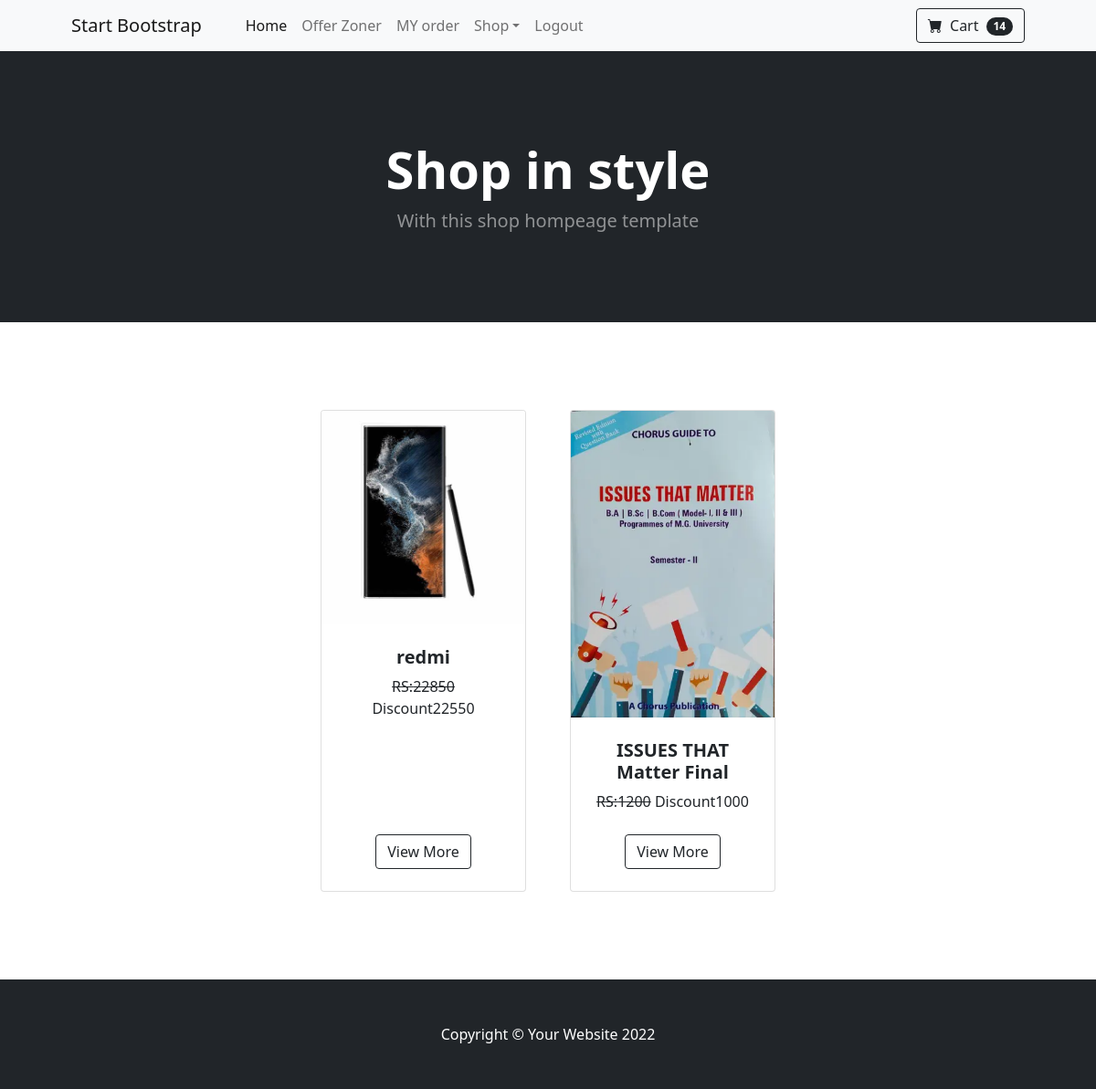
The app's page /offers/all (signed in) with its own data.
### Ecommerce/models.py (models this page shows, shortened)
class Offers(models.Model):
    product=models.ForeignKey(Products,on_delete=models.CASCADE)
    discount=models.PositiveIntegerField(default=0)
    isAvailable=models.BooleanField(default=True)
    start_date=models.DateField(default=datetime.date.today)
    end_date=models.DateField(default=datetime.date.today)

class Products(models.Model):
    product_name=models.CharField(max_length=200)
    category=models.ForeignKey(Category,on_delete=models.CASCADE)
    description=models.CharField(max_length=200)
    price=models.PositiveIntegerField()
    is_active=models.BooleanField(default=True)
    image=models.ImageField(upload_to="images",null=True,blank=True)
    @property
    def offer_price(self):
        offs=Offers.objects.filter(product=self)
        if offs:
            off=offs[0]
            return self.price - off.discount
        else:
            return self.price

### customer/views.py (the view)
# urls.py: path("offers/all",views.DiscountProductsView.as_view(),name="offer-list"),
@method_decorator(signin_required,name="dispatch")
class DiscountProductsView(View):
    def get(self,request,*args, **kwargs):
        qs=Offers.objects.all()
        return render(request,"offer-products.html",{"offers":qs})

### customer/context_processor.py (called while the page is built)
def cart_count(request):
    if request.user.is_authenticated:
        cnt=Carts.objects.filter(user=request.user,status="in-cart").count()
    else:
        cnt=0
    return {"count":cnt}

### customer/views.py (called while the page is built)
def signin_required(fn):
    def wrapper(request,*args, **kwargs):
        if not request.user.is_authenticated:
            messages.error(request,"invalid session")
            return redirect("login")
        else:
            return fn(request,*args, **kwargs)
    return wrapper

### customer/templates/offer-products.html
{%extends 'base.html'%}
{%block body%}
<section class="py-5">
    <div class="container px-4 px-lg-5 mt-5">
        <div class="row gx-4 gx-lg-5 row-cols-2 row-cols-md-3 row-cols-xl-4 justify-content-center">
        {%for o in offers%}
        <div class="col mb-5">
            <div class="card h-100">
                {%if o.product.image%}
                <img class="card-img-top" src="{{o.product.image.url}}" alt="..." />
                {%else%}
                <img class="card-img-top" src="https://dummyimage.com/450x300/dee2e6/6c757d.jpg" alt="..." />
                {%endif%}
                <div class="card-body p-4">
                    <div class="text-center">
                        <h5 class="fw-bolder">{{o.product.product_name}}</h5>
                        <span class="text-decoration-line-through">RS:{{o.product.price}}</span>
                        <span>Discount{{o.product.offer_price}}</span>
                    </div>
                </div>
                <div class="card-footer p-4 pt-0 border-top-0 bg-transparent">
                    <div class="text-center"><a class="btn btn-outline-dark mt-auto" href="{%url 'product-detail' o.id%}">View More</a></div>
                </div>
            </div>
        </div>
        {%endfor%}
            </div>
            </div>
            </section>
{%endblock%}

### records on screen
Offers: product.image (picture), product.product_name "redmi", product.price "22850", product.offer_price "22550"
Offers: product.image (picture), product.product_name "ISSUES THAT Matter Final", product.price "1200", product.offer_price "1000"

### other values on screen
{{ count }} "14"
